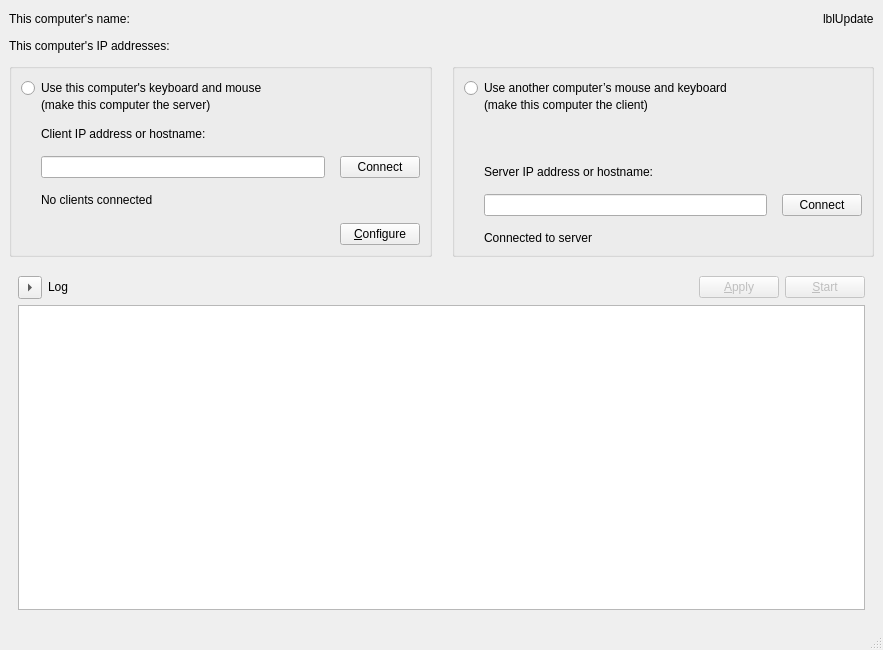
<?xml version="1.0" encoding="UTF-8"?>
<ui version="4.0">
 <class>MainWindow</class>
 <widget class="QMainWindow" name="MainWindow">
  <property name="geometry">
   <rect>
    <x>0</x>
    <y>0</y>
    <width>883</width>
    <height>650</height>
   </rect>
  </property>
  <property name="sizePolicy">
   <sizepolicy hsizetype="Preferred" vsizetype="Maximum">
    <horstretch>0</horstretch>
    <verstretch>0</verstretch>
   </sizepolicy>
  </property>
  <property name="windowTitle">
   <string>Deskflow</string>
  </property>
  <widget class="QWidget" name="topLevelWidget">
   <layout class="QVBoxLayout" name="_2">
    <property name="spacing">
     <number>10</number>
    </property>
    <item>
     <layout class="QHBoxLayout" name="layoutName">
      <property name="sizeConstraint">
       <enum>QLayout::SizeConstraint::SetMinAndMaxSize</enum>
      </property>
      <item>
       <widget class="QLabel" name="lblComputerName">
        <property name="sizePolicy">
         <sizepolicy hsizetype="Preferred" vsizetype="Fixed">
          <horstretch>0</horstretch>
          <verstretch>0</verstretch>
         </sizepolicy>
        </property>
        <property name="text">
         <string notr="true">This computer's name:</string>
        </property>
       </widget>
      </item>
      <item>
       <spacer name="m_pSpacerUpdate">
        <property name="orientation">
         <enum>Qt::Orientation::Horizontal</enum>
        </property>
        <property name="sizeHint" stdset="0">
         <size>
          <width>20</width>
          <height>20</height>
         </size>
        </property>
       </spacer>
      </item>
      <item>
       <widget class="QLabel" name="lblUpdate">
        <property name="sizePolicy">
         <sizepolicy hsizetype="Preferred" vsizetype="Fixed">
          <horstretch>0</horstretch>
          <verstretch>0</verstretch>
         </sizepolicy>
        </property>
        <property name="text">
         <string notr="true">lblUpdate</string>
        </property>
        <property name="openExternalLinks">
         <bool>true</bool>
        </property>
       </widget>
      </item>
     </layout>
    </item>
    <item>
     <widget class="QLabel" name="lblIpAddresses">
      <property name="sizePolicy">
       <sizepolicy hsizetype="Preferred" vsizetype="Fixed">
        <horstretch>0</horstretch>
        <verstretch>0</verstretch>
       </sizepolicy>
      </property>
      <property name="toolTip">
       <string>&lt;html&gt;&lt;head/&gt;&lt;body&gt;&lt;p&gt;The highlighted IP is the one we think you should use. The server listens on all IPs, so the other IPs may work as well.&lt;/p&gt;&lt;/body&gt;&lt;/html&gt;</string>
      </property>
      <property name="text">
       <string notr="true">This computer's IP addresses:</string>
      </property>
     </widget>
    </item>
    <item>
     <widget class="QWidget" name="widgetModes" native="true">
      <property name="sizePolicy">
       <sizepolicy hsizetype="Preferred" vsizetype="Fixed">
        <horstretch>0</horstretch>
        <verstretch>0</verstretch>
       </sizepolicy>
      </property>
      <layout class="QHBoxLayout" name="horizontalLayout_8">
       <property name="spacing">
        <number>20</number>
       </property>
       <property name="leftMargin">
        <number>0</number>
       </property>
       <property name="topMargin">
        <number>0</number>
       </property>
       <property name="rightMargin">
        <number>0</number>
       </property>
       <property name="bottomMargin">
        <number>0</number>
       </property>
       <item>
        <widget class="QGroupBox" name="groupServer">
         <property name="sizePolicy">
          <sizepolicy hsizetype="Expanding" vsizetype="Preferred">
           <horstretch>0</horstretch>
           <verstretch>0</verstretch>
          </sizepolicy>
         </property>
         <layout class="QVBoxLayout" name="verticalLayout">
          <property name="spacing">
           <number>15</number>
          </property>
          <item alignment="Qt::AlignmentFlag::AlignTop">
           <widget class="QWidget" name="widgetServerRadio" native="true">
            <property name="sizePolicy">
             <sizepolicy hsizetype="Preferred" vsizetype="Fixed">
              <horstretch>0</horstretch>
              <verstretch>0</verstretch>
             </sizepolicy>
            </property>
            <layout class="QVBoxLayout" name="verticalLayout_3">
             <property name="spacing">
              <number>0</number>
             </property>
             <property name="leftMargin">
              <number>0</number>
             </property>
             <property name="topMargin">
              <number>0</number>
             </property>
             <property name="rightMargin">
              <number>0</number>
             </property>
             <property name="bottomMargin">
              <number>0</number>
             </property>
             <item>
              <widget class="QRadioButton" name="rbModeServer">
               <property name="text">
                <string>Use this computer's keyboard and mouse</string>
               </property>
              </widget>
             </item>
             <item>
              <widget class="QLabel" name="label">
               <property name="text">
                <string>(make this computer the server)</string>
               </property>
               <property name="indent">
                <number>20</number>
               </property>
              </widget>
             </item>
            </layout>
           </widget>
          </item>
          <item alignment="Qt::AlignmentFlag::AlignTop">
           <widget class="QWidget" name="widgetServer" native="true">
            <layout class="QVBoxLayout" name="m_pLayoutServer">
             <property name="spacing">
              <number>15</number>
             </property>
             <property name="leftMargin">
              <number>0</number>
             </property>
             <property name="topMargin">
              <number>0</number>
             </property>
             <property name="rightMargin">
              <number>0</number>
             </property>
             <property name="bottomMargin">
              <number>0</number>
             </property>
             <item>
              <widget class="QWidget" name="widgetServerInput" native="true">
               <layout class="QVBoxLayout" name="m_pLayoutServerInverse">
                <property name="spacing">
                 <number>15</number>
                </property>
                <property name="leftMargin">
                 <number>0</number>
                </property>
                <property name="topMargin">
                 <number>0</number>
                </property>
                <property name="rightMargin">
                 <number>0</number>
                </property>
                <property name="bottomMargin">
                 <number>0</number>
                </property>
                <item>
                 <widget class="QLabel" name="lblClientIp">
                  <property name="text">
                   <string>Client IP address or hostname:</string>
                  </property>
                  <property name="indent">
                   <number>20</number>
                  </property>
                 </widget>
                </item>
                <item>
                 <layout class="QHBoxLayout" name="horizontalLayout_3">
                  <property name="leftMargin">
                   <number>20</number>
                  </property>
                  <item>
                   <widget class="QLineEdit" name="lineClientIp"/>
                  </item>
                  <item>
                   <widget class="QPushButton" name="btnConnectToClient">
                    <property name="text">
                     <string>Connect</string>
                    </property>
                   </widget>
                  </item>
                 </layout>
                </item>
               </layout>
              </widget>
             </item>
             <item>
              <widget class="deskflow::gui::widgets::ServerStateLabel" name="labelServerState">
               <property name="text">
                <string>No clients connected</string>
               </property>
               <property name="indent">
                <number>20</number>
               </property>
              </widget>
             </item>
             <item>
              <spacer name="verticalSpacer_2">
               <property name="orientation">
                <enum>Qt::Orientation::Vertical</enum>
               </property>
               <property name="sizeHint" stdset="0">
                <size>
                 <width>20</width>
                 <height>1</height>
                </size>
               </property>
              </spacer>
             </item>
             <item>
              <layout class="QHBoxLayout" name="horizontalLayout_4">
               <item>
                <spacer name="spacer_2">
                 <property name="orientation">
                  <enum>Qt::Orientation::Horizontal</enum>
                 </property>
                 <property name="sizeHint" stdset="0">
                  <size>
                   <width>20</width>
                   <height>20</height>
                  </size>
                 </property>
                </spacer>
               </item>
               <item>
                <widget class="QPushButton" name="btnConfigureServer">
                 <property name="text">
                  <string>&amp;Configure</string>
                 </property>
                </widget>
               </item>
              </layout>
             </item>
            </layout>
           </widget>
          </item>
         </layout>
        </widget>
       </item>
       <item>
        <widget class="QGroupBox" name="groupClient">
         <property name="sizePolicy">
          <sizepolicy hsizetype="Expanding" vsizetype="Preferred">
           <horstretch>0</horstretch>
           <verstretch>0</verstretch>
          </sizepolicy>
         </property>
         <layout class="QVBoxLayout" name="verticalLayout_5">
          <property name="spacing">
           <number>15</number>
          </property>
          <item alignment="Qt::AlignmentFlag::AlignTop">
           <widget class="QWidget" name="widgetClientRadio" native="true">
            <property name="sizePolicy">
             <sizepolicy hsizetype="Preferred" vsizetype="Fixed">
              <horstretch>0</horstretch>
              <verstretch>0</verstretch>
             </sizepolicy>
            </property>
            <layout class="QVBoxLayout" name="verticalLayout_6">
             <property name="spacing">
              <number>0</number>
             </property>
             <property name="leftMargin">
              <number>0</number>
             </property>
             <property name="topMargin">
              <number>0</number>
             </property>
             <property name="rightMargin">
              <number>0</number>
             </property>
             <property name="bottomMargin">
              <number>0</number>
             </property>
             <item>
              <widget class="QRadioButton" name="rbModeClient">
               <property name="text">
                <string>Use another computer’s mouse and keyboard</string>
               </property>
              </widget>
             </item>
             <item>
              <widget class="QLabel" name="label_2">
               <property name="text">
                <string>(make this computer the client)</string>
               </property>
               <property name="indent">
                <number>20</number>
               </property>
              </widget>
             </item>
            </layout>
           </widget>
          </item>
          <item alignment="Qt::AlignmentFlag::AlignTop">
           <widget class="QWidget" name="widgetClientInput" native="true">
            <layout class="QVBoxLayout" name="m_pLayoutClient">
             <property name="spacing">
              <number>15</number>
             </property>
             <property name="leftMargin">
              <number>0</number>
             </property>
             <property name="topMargin">
              <number>0</number>
             </property>
             <property name="rightMargin">
              <number>0</number>
             </property>
             <property name="bottomMargin">
              <number>0</number>
             </property>
             <item>
              <widget class="QLabel" name="m_pLabelServerName">
               <property name="text">
                <string>Server IP address or hostname:</string>
               </property>
               <property name="indent">
                <number>20</number>
               </property>
              </widget>
             </item>
             <item>
              <layout class="QHBoxLayout" name="horizontalLayout_2">
               <property name="leftMargin">
                <number>20</number>
               </property>
               <item>
                <widget class="QLineEdit" name="lineHostname">
                 <property name="minimumSize">
                  <size>
                   <width>0</width>
                   <height>0</height>
                  </size>
                 </property>
                 <property name="toolTip">
                  <string>Hostname or IP address of the server computer.</string>
                 </property>
                </widget>
               </item>
               <item>
                <widget class="QPushButton" name="btnConnect">
                 <property name="text">
                  <string>Connect</string>
                 </property>
                </widget>
               </item>
              </layout>
             </item>
             <item>
              <widget class="deskflow::gui::widgets::ClientStateLabel" name="m_pLabelClientState">
               <property name="text">
                <string>Connected to server</string>
               </property>
               <property name="indent">
                <number>20</number>
               </property>
              </widget>
             </item>
            </layout>
           </widget>
          </item>
         </layout>
        </widget>
       </item>
      </layout>
     </widget>
    </item>
    <item>
     <widget class="QFrame" name="frameLog">
      <property name="sizePolicy">
       <sizepolicy hsizetype="Preferred" vsizetype="Minimum">
        <horstretch>0</horstretch>
        <verstretch>0</verstretch>
       </sizepolicy>
      </property>
      <property name="frameShape">
       <enum>QFrame::Shape::NoFrame</enum>
      </property>
      <property name="frameShadow">
       <enum>QFrame::Shadow::Plain</enum>
      </property>
      <layout class="QVBoxLayout" name="_3">
       <item>
        <layout class="QHBoxLayout" name="_4">
         <property name="sizeConstraint">
          <enum>QLayout::SizeConstraint::SetMinAndMaxSize</enum>
         </property>
         <item>
          <widget class="QToolButton" name="btnToggleLog">
           <property name="checkable">
            <bool>true</bool>
           </property>
           <property name="arrowType">
            <enum>Qt::ArrowType::RightArrow</enum>
           </property>
          </widget>
         </item>
         <item>
          <widget class="QLabel" name="lblLog">
           <property name="sizePolicy">
            <sizepolicy hsizetype="Preferred" vsizetype="Fixed">
             <horstretch>0</horstretch>
             <verstretch>0</verstretch>
            </sizepolicy>
           </property>
           <property name="text">
            <string>Log</string>
           </property>
          </widget>
         </item>
         <item>
          <spacer name="spacer">
           <property name="orientation">
            <enum>Qt::Orientation::Horizontal</enum>
           </property>
           <property name="sizeHint" stdset="0">
            <size>
             <width>40</width>
             <height>20</height>
            </size>
           </property>
          </spacer>
         </item>
         <item>
          <widget class="QPushButton" name="btnApplySettings">
           <property name="enabled">
            <bool>false</bool>
           </property>
           <property name="text">
            <string>&amp;Apply</string>
           </property>
          </widget>
         </item>
         <item>
          <widget class="QPushButton" name="btnToggleCore">
           <property name="enabled">
            <bool>false</bool>
           </property>
           <property name="text">
            <string>&amp;Start</string>
           </property>
          </widget>
         </item>
        </layout>
       </item>
       <item>
        <widget class="QPlainTextEdit" name="textLog">
         <property name="sizePolicy">
          <sizepolicy hsizetype="Expanding" vsizetype="Expanding">
           <horstretch>0</horstretch>
           <verstretch>0</verstretch>
          </sizepolicy>
         </property>
         <property name="font">
          <font>
           <family>Courier</family>
           <kerning>true</kerning>
          </font>
         </property>
         <property name="lineWrapMode">
          <enum>QPlainTextEdit::LineWrapMode::NoWrap</enum>
         </property>
         <property name="readOnly">
          <bool>true</bool>
         </property>
         <property name="maximumBlockCount">
          <number>10000</number>
         </property>
        </widget>
       </item>
      </layout>
     </widget>
    </item>
   </layout>
  </widget>
  <widget class="QStatusBar" name="statusBar"/>
 </widget>
 <customwidgets>
  <customwidget>
   <class>deskflow::gui::widgets::ServerStateLabel</class>
   <extends>QLabel</extends>
   <header>widgets/ServerStateLabel.h</header>
  </customwidget>
  <customwidget>
   <class>deskflow::gui::widgets::ClientStateLabel</class>
   <extends>QLabel</extends>
   <header>widgets/ClientStateLabel.h</header>
  </customwidget>
 </customwidgets>
 <tabstops>
  <tabstop>rbModeServer</tabstop>
  <tabstop>lineClientIp</tabstop>
  <tabstop>btnConnectToClient</tabstop>
  <tabstop>btnConfigureServer</tabstop>
  <tabstop>rbModeClient</tabstop>
  <tabstop>lineHostname</tabstop>
  <tabstop>btnConnect</tabstop>
  <tabstop>btnToggleLog</tabstop>
  <tabstop>textLog</tabstop>
 </tabstops>
 <resources/>
 <connections/>
</ui>
